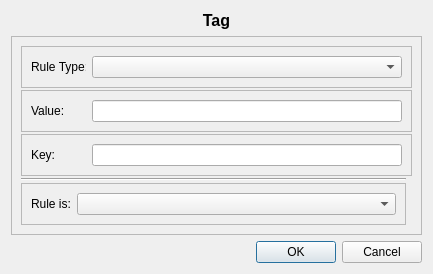
<?xml version="1.0" encoding="UTF-8"?>
<ui version="4.0">
 <class>Dialog</class>
 <widget class="QDialog" name="Dialog">
  <property name="geometry">
   <rect>
    <x>0</x>
    <y>0</y>
    <width>426</width>
    <height>258</height>
   </rect>
  </property>
  <property name="windowTitle">
   <string>Add Rule</string>
  </property>
  <layout class="QGridLayout" name="gridLayout">
   <item row="2" column="0">
    <widget class="QDialogButtonBox" name="buttons">
     <property name="orientation">
      <enum>Qt::Horizontal</enum>
     </property>
     <property name="standardButtons">
      <set>QDialogButtonBox::Cancel|QDialogButtonBox::Ok</set>
     </property>
     <property name="centerButtons">
      <bool>false</bool>
     </property>
    </widget>
   </item>
   <item row="1" column="0">
    <widget class="QFrame" name="frame">
     <property name="frameShape">
      <enum>QFrame::StyledPanel</enum>
     </property>
     <property name="frameShadow">
      <enum>QFrame::Raised</enum>
     </property>
     <layout class="QGridLayout" name="gridLayout_2" rowstretch="0,0,0,0,0,0,0,0" columnstretch="0,0">
      <property name="verticalSpacing">
       <number>2</number>
      </property>
      <item row="4" column="0" colspan="2">
       <widget class="QFrame" name="keyFrame">
        <property name="frameShape">
         <enum>QFrame::StyledPanel</enum>
        </property>
        <property name="frameShadow">
         <enum>QFrame::Raised</enum>
        </property>
        <layout class="QHBoxLayout" name="horizontalLayout_2" stretch="1,10">
         <property name="sizeConstraint">
          <enum>QLayout::SetDefaultConstraint</enum>
         </property>
         <item>
          <widget class="QLabel" name="label_2">
           <property name="enabled">
            <bool>true</bool>
           </property>
           <property name="minimumSize">
            <size>
             <width>55</width>
             <height>0</height>
            </size>
           </property>
           <property name="maximumSize">
            <size>
             <width>55</width>
             <height>16777215</height>
            </size>
           </property>
           <property name="text">
            <string>Key:</string>
           </property>
          </widget>
         </item>
         <item>
          <widget class="QLineEdit" name="keyLineEdit">
           <property name="enabled">
            <bool>true</bool>
           </property>
           <property name="minimumSize">
            <size>
             <width>310</width>
             <height>0</height>
            </size>
           </property>
           <property name="maximumSize">
            <size>
             <width>310</width>
             <height>16777215</height>
            </size>
           </property>
          </widget>
         </item>
        </layout>
       </widget>
      </item>
      <item row="2" column="0" colspan="2">
       <widget class="QFrame" name="ruleTypeFrame">
        <property name="frameShape">
         <enum>QFrame::StyledPanel</enum>
        </property>
        <property name="frameShadow">
         <enum>QFrame::Raised</enum>
        </property>
        <layout class="QHBoxLayout" name="horizontalLayout" stretch="0,65">
         <item>
          <widget class="QLabel" name="label">
           <property name="minimumSize">
            <size>
             <width>55</width>
             <height>0</height>
            </size>
           </property>
           <property name="maximumSize">
            <size>
             <width>55</width>
             <height>16777215</height>
            </size>
           </property>
           <property name="text">
            <string>Rule Type:</string>
           </property>
          </widget>
         </item>
         <item>
          <widget class="QComboBox" name="ruleTypeDropdown">
           <property name="minimumSize">
            <size>
             <width>310</width>
             <height>0</height>
            </size>
           </property>
           <property name="maximumSize">
            <size>
             <width>310</width>
             <height>16777215</height>
            </size>
           </property>
          </widget>
         </item>
        </layout>
       </widget>
      </item>
      <item row="7" column="0">
       <widget class="QFrame" name="trueOrFalseFrame">
        <property name="frameShape">
         <enum>QFrame::StyledPanel</enum>
        </property>
        <property name="frameShadow">
         <enum>QFrame::Raised</enum>
        </property>
        <layout class="QHBoxLayout" name="horizontalLayout_4" stretch="0,3">
         <item>
          <widget class="QLabel" name="label_4">
           <property name="text">
            <string>Rule is:</string>
           </property>
          </widget>
         </item>
         <item>
          <widget class="QComboBox" name="trueOrFalseDropdown"/>
         </item>
        </layout>
       </widget>
      </item>
      <item row="6" column="0">
       <widget class="Line" name="line">
        <property name="orientation">
         <enum>Qt::Horizontal</enum>
        </property>
       </widget>
      </item>
      <item row="3" column="0" colspan="2">
       <widget class="QFrame" name="valueFrame">
        <property name="enabled">
         <bool>true</bool>
        </property>
        <property name="frameShape">
         <enum>QFrame::StyledPanel</enum>
        </property>
        <property name="frameShadow">
         <enum>QFrame::Raised</enum>
        </property>
        <layout class="QHBoxLayout" name="horizontalLayout_3" stretch="1,10">
         <item>
          <widget class="QLabel" name="label_3">
           <property name="minimumSize">
            <size>
             <width>55</width>
             <height>0</height>
            </size>
           </property>
           <property name="maximumSize">
            <size>
             <width>55</width>
             <height>16777215</height>
            </size>
           </property>
           <property name="text">
            <string>Value:</string>
           </property>
          </widget>
         </item>
         <item>
          <widget class="QLineEdit" name="valueLineEdit">
           <property name="minimumSize">
            <size>
             <width>310</width>
             <height>0</height>
            </size>
           </property>
           <property name="maximumSize">
            <size>
             <width>310</width>
             <height>16777215</height>
            </size>
           </property>
          </widget>
         </item>
        </layout>
       </widget>
      </item>
     </layout>
    </widget>
   </item>
   <item row="0" column="0">
    <widget class="QLabel" name="label_5">
     <property name="font">
      <font>
       <pointsize>12</pointsize>
       <weight>75</weight>
       <bold>true</bold>
      </font>
     </property>
     <property name="text">
      <string>Tag</string>
     </property>
     <property name="alignment">
      <set>Qt::AlignCenter</set>
     </property>
    </widget>
   </item>
  </layout>
 </widget>
 <resources/>
 <connections>
  <connection>
   <sender>buttons</sender>
   <signal>accepted()</signal>
   <receiver>Dialog</receiver>
   <slot>accept()</slot>
   <hints>
    <hint type="sourcelabel">
     <x>248</x>
     <y>254</y>
    </hint>
    <hint type="destinationlabel">
     <x>157</x>
     <y>274</y>
    </hint>
   </hints>
  </connection>
  <connection>
   <sender>buttons</sender>
   <signal>rejected()</signal>
   <receiver>Dialog</receiver>
   <slot>reject()</slot>
   <hints>
    <hint type="sourcelabel">
     <x>316</x>
     <y>260</y>
    </hint>
    <hint type="destinationlabel">
     <x>286</x>
     <y>274</y>
    </hint>
   </hints>
  </connection>
 </connections>
</ui>
